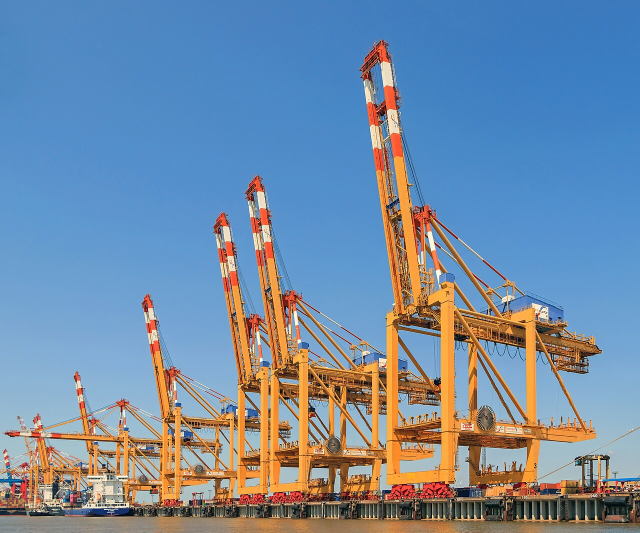
#> input picture assets/hero.jpg, 1280 x 1065 px (shown at 1/2 size); its folder holds 4 pictures in this run
$ python build_frontpage.py
#> lines starting #> are read from the running program, lines starting #| are printed output that depends on the picture
#!/usr/bin/env python3
"""Build the 26 November 2026 news front page (1024x1024) for the
make.fun news-image-20261126 bounty. Photos are local files in assets/;
the script writes entry.png next to itself. No network is used here."""
import io
import os
from PIL import Image, ImageDraw, ImageFont

HERE = os.path.dirname(os.path.abspath(__file__))
ASSETS = os.path.join(HERE, "assets")

W, H = 1024, 1024
PAPER = (248, 244, 233)
INK = (17, 17, 17)
RED = (163, 22, 33)
GREY = (90, 86, 76)

SERIF_B = "/usr/share/fonts/truetype/dejavu/DejaVuSerif-Bold.ttf"
SERIF = "/usr/share/fonts/truetype/dejavu/DejaVuSerif.ttf"
SANS_B = "/usr/share/fonts/truetype/dejavu/DejaVuSans-Bold.ttf"
SANS = "/usr/share/fonts/truetype/dejavu/DejaVuSans.ttf"


def font(path, size):
    return ImageFont.truetype(path, size)


def wrap(draw, text, fnt, max_w):
    words, lines, cur = text.split(), [], ""
    for word in words:
        trial = f"{cur} {word}".strip()
        if draw.textlength(trial, font=fnt) <= max_w:
            cur = trial
        else:
            if cur:
                lines.append(cur)
            cur = word
    if cur:
        lines.append(cur)
    return lines


def paste_cover(page, name, box):
    img = Image.open(os.path.join(ASSETS, name)).convert("RGB")
    x0, y0, x1, y1 = box
    tw, th = x1 - x0, y1 - y0
    scale = max(tw / img.width, th / img.height)
    img = img.resize((round(img.width * scale), round(img.height * scale)), Image.LANCZOS)
    left = (img.width - tw) // 2
    top = (img.height - th) // 2
    page.paste(img.crop((left, top, left + tw, top + th)), (x0, y0))
    d = ImageDraw.Draw(page)
    d.rectangle(box, outline=(40, 40, 40), width=2)


def main():
    page = Image.new("RGB", (W, H), PAPER)
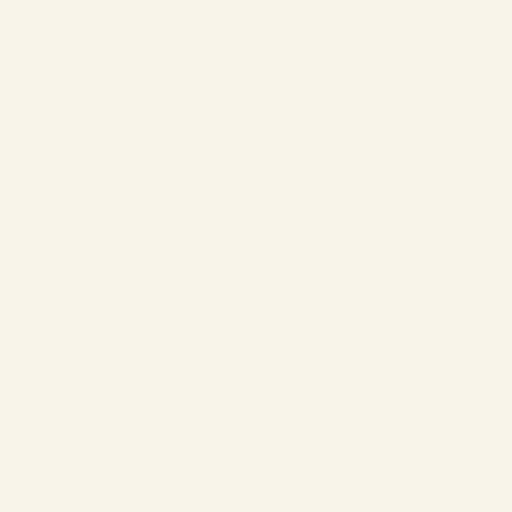
#> page: PIL image 1024x1024 RGB (shown at 1/2 size); mean R, G, B 248, 244, 233
    d = ImageDraw.Draw(page)

    # --- masthead ------------------------------------------------------
    mast = font(SERIF_B, 60)
    d.text((W // 2, 30), "THE WORLD IN ONE DAY", font=mast, fill=INK, anchor="ma")
    date_f = font(SANS_B, 21)
    d.text((W // 2, 100), "THURSDAY, 26 NOVEMBER 2026", font=date_f, fill=RED, anchor="ma")
    d.line([(28, 132), (996, 132)], fill=INK, width=3)
    d.line([(28, 138), (996, 138)], fill=INK, width=1)

    # --- hero: US tariffs ----------------------------------------------
    paste_cover(page, "hero.jpg", (28, 156, 628, 576))
#> in paste_cover, img is the input picture: PIL image 1280x1065 RGB; mean R, G, B 116.2, 139.8, 164.6
#> in paste_cover, `img = img.resize((round(img.width * scale), round(img.height * scale))..`:
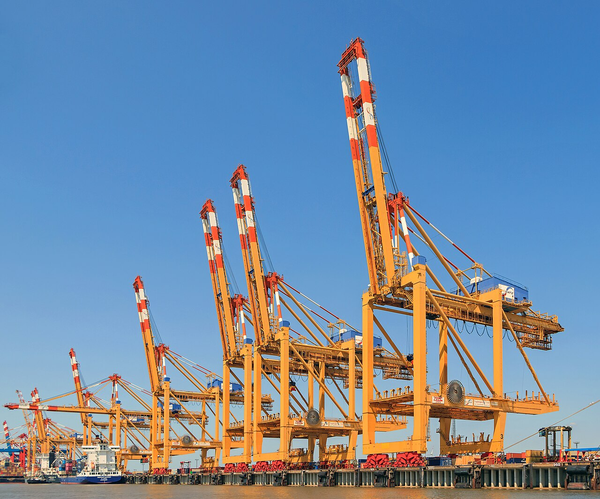
#> img: PIL image 600x499 RGB; mean R, G, B 116.2, 139.8, 164.6
#> in paste_cover, `page.paste(img.crop((left, top, left + tw, top + th)), (x0, y0))`:
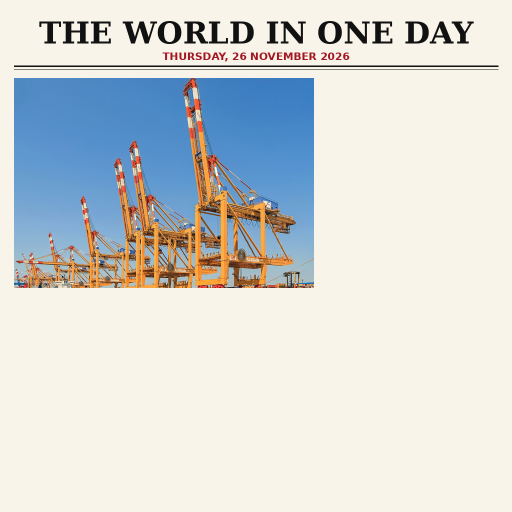
#> page: PIL image 1024x1024 RGB (shown at 1/2 size); mean R, G, B 212.7, 215.4, 213.4
    d.text((28, 582), "Containers wait at a port: the new duties target subsidised factory goods.",
           font=font(SANS, 14), fill=GREY)
    x = 652
    d.text((x, 156), "TRADE", font=font(SANS_B, 20), fill=RED)
    head = font(SERIF_B, 40)
    lines = wrap(d, "US hits China, EU and Brazil with new tariffs", head, 996 - x)
#> lines = ['US hits China,', 'EU and Brazil', 'with new', 'tariffs']
    y = 188
    for line in lines:
        d.text((x, y), line, font=head, fill=INK)
        y += 48
#> this loop made 4 passes
#> (line, y) on passes 1 to 4: ('US hits China,', 236), ('EU and Brazil', 284), ('with new', 332), ('tariffs', 380)
#> after the loop, y = 380
    body = font(SANS, 19)
    stand = ("Trump proposes 20% on Chinese goods and levies on "
             "14 trading partners. Brazil is singled out for extra "
             "duties on sugar and aircraft. A hearing is set for "
             "January; the tariffs would bite from February.")
    y += 8
#> y = 388
    for line in wrap(d, stand, body, 996 - x):
        d.text((x, y), line, font=body, fill=INK)
        y += 26
#> this loop made 6 passes
#> (line, y) on passes 1 to 6: ('Trump proposes 20% on Chinese', 414), ('goods and levies on 14 trading', 440), ('partners. Brazil is singled out for', 466), ('extra duties on sugar and aircraft.', 492), ('A hearing is set for January; the', 518), ('tariffs would bite from February.', 544)
#> after the loop, y = 544

    # --- divider ---------------------------------------------------------
    d.line([(28, 622), (996, 622)], fill=INK, width=2)

    # --- five smaller stories -------------------------------------------
    stories = [
        ("fire.jpg", "EGYPT", "Tanker fire kills 31 on Cairo ring road",
         "Fuel truck overturns and explodes; 27 vehicles charred, 21 people hurt."),
        ("court.jpg", "ISRAEL", "Judges urge dropping Netanyahu bribery case",
         "Court says a conviction in Case 4000 is unlikely; a second case to be reconsidered."),
        ("jets.jpg", "UKRAINE", "Ukraine hits five Russian jets at airfield",
         "Three MiG-31s and two Su-34s damaged at Savasleyka, 300 km east of Moscow."),
        ("warship.jpg", "LIBYA", "Two Libyan officers die after drone strike",
         "Wounded in Ukraine's attack on a Russian warship at Benghazi; the Libyan army vows retaliation."),
        ("space.jpg", "SPACE", "Pakistan's first astronaut reaches Tiangong",
         "Shenzhou-24 docks; Zeeshan Ali is the first foreign visitor to China's station."),
    ]
    col_w, gap, x0, thumb_h = 184, 12, 28, 122
    for i, (img, kicker, headline, summary) in enumerate(stories):
        cx = x0 + i * (col_w + gap)
        paste_cover(page, img, (cx, 644, cx + col_w, 644 + thumb_h))
#> call 2 of paste_cover, with name = 'fire.jpg', box = (28, 644, 212, 766)
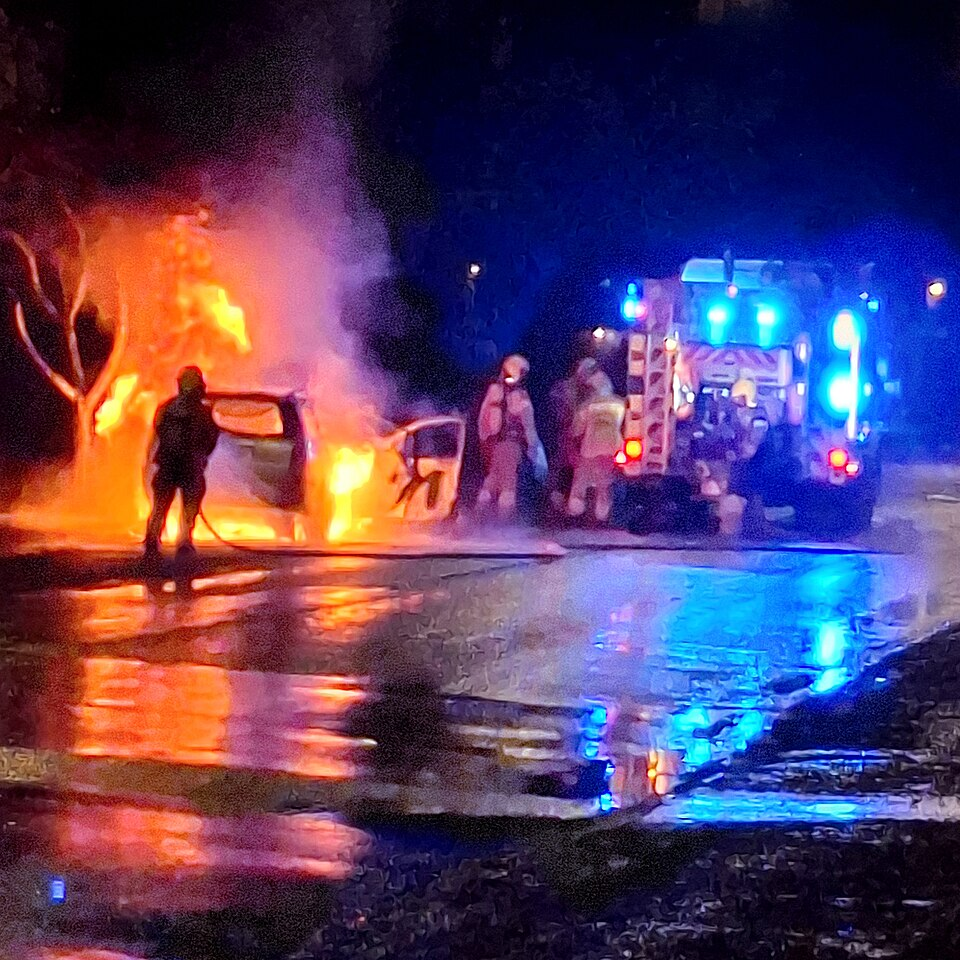
#> input picture assets/fire.jpg, 960 x 960 px
#> in paste_cover, img is the input picture: PIL image 960x960 RGB; mean R, G, B 85.5, 60.2, 95.2
#> in paste_cover (call 2), `img = img.resize((round(img.width * scale), round(img.height * scale))..`:
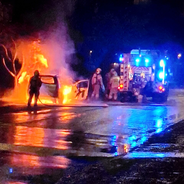
#> img: PIL image 184x184 RGB; mean R, G, B 85.4, 60.2, 95.2
#> in paste_cover (call 2), `page.paste(img.crop((left, top, left + tw, top + th)), (x0, y0))`:
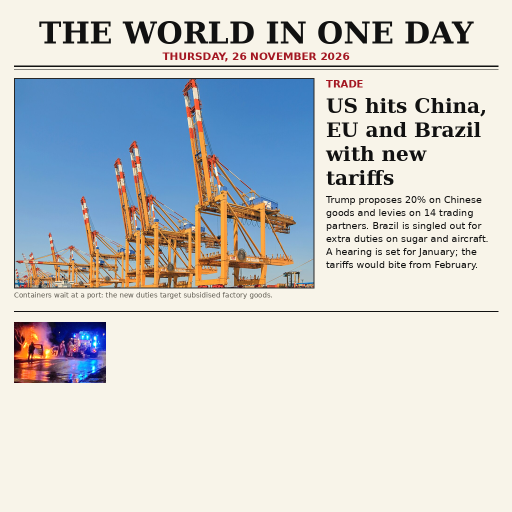
#> page: PIL image 1024x1024 RGB (shown at 1/2 size); mean R, G, B 204.8, 206.8, 206
        y = 644 + thumb_h + 10
        d.text((cx, y), kicker, font=font(SANS_B, 14), fill=RED)
        y += 22
        hf = font(SERIF_B, 19)
        for line in wrap(d, headline, hf, col_w):
            d.text((cx, y), line, font=hf, fill=INK)
            y += 24
#> this loop made 3 passes
#> (line, y) on passes 1 to 3: ('Tanker fire kills', 822), ('31 on Cairo ring', 846), ('road', 870)
#> after the loop, y = 870
        y += 4
#> y = 874
        sf = font(SANS, 14)
        for line in wrap(d, summary, sf, col_w):
            d.text((cx, y), line, font=sf, fill=(40, 40, 40))
            y += 19
#> this loop made 3 passes
#> (line, y) on passes 1 to 3: ('Fuel truck overturns and', 893), ('explodes; 27 vehicles', 912), ('charred, 21 people hurt.', 931)
#> after the loop, y = 931
#> pass 2 of the loop in main, `for i, (img, kicker, headline, summary) in enumerate(stories):`:
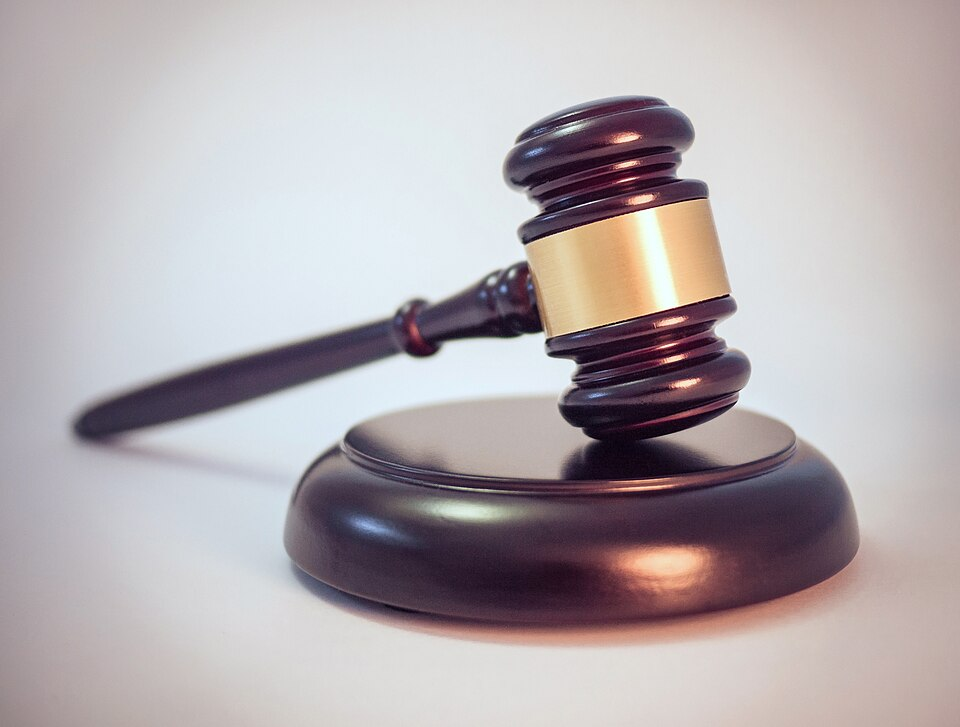
#> input picture assets/court.jpg, 960 x 727 px
#> in paste_cover, img is the input picture: PIL image 960x727 RGB; mean R, G, B 180.2, 172.4, 175.4
#> in paste_cover (call 3), `img = img.resize((round(img.width * scale), round(img.height * scale))..`:
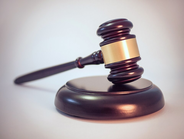
#> img: PIL image 184x139 RGB; mean R, G, B 180.2, 172.4, 175.4
#> in paste_cover (call 3), `page.paste(img.crop((left, top, left + tw, top + th)), (x0, y0))`:
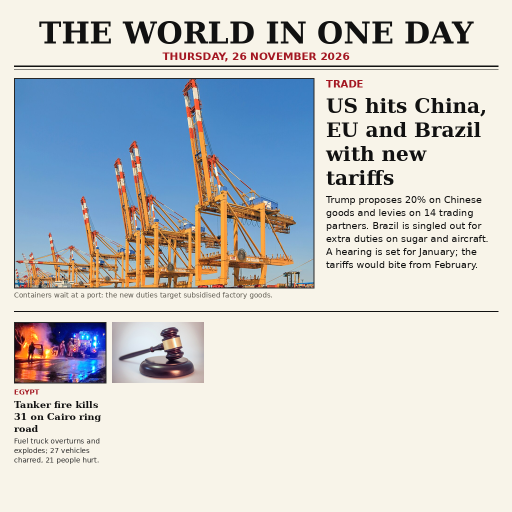
#> page: PIL image 1024x1024 RGB (shown at 1/2 size); mean R, G, B 202.5, 204.4, 203.9
#> the loop in main, `for line in wrap(d, headline, hf, col_w):` made 4 passes
#> (line, y) on passes 1 to 4: ('Judges urge', 822), ('dropping', 846), ('Netanyahu', 870), ('bribery case', 894)
#> after the loop in main, `for line in wrap(d, headline, hf, col_w):`: y = 894
#> in main, `y += 4`: y = 898
#> the loop in main, `for line in wrap(d, summary, sf, col_w):` made 4 passes
#> (line, y) on passes 1 to 4: ('Court says a conviction in', 917), ('Case 4000 is unlikely; a', 936), ('second case to be', 955), ('reconsidered.', 974)
#> after the loop in main, `for line in wrap(d, summary, sf, col_w):`: y = 974
#> pass 3 of the loop in main, `for i, (img, kicker, headline, summary) in enumerate(stories):`:
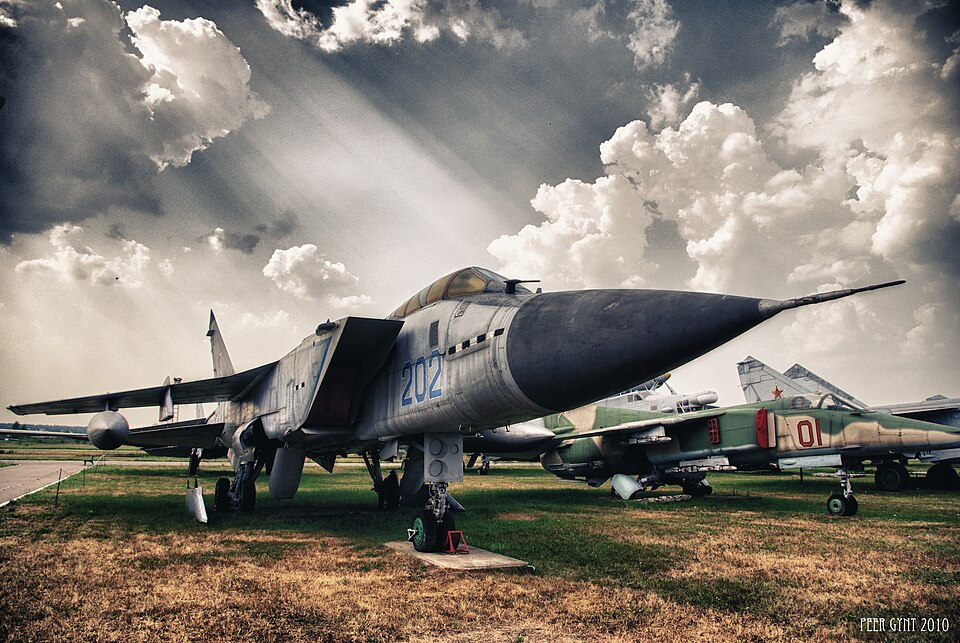
#> input picture assets/jets.jpg, 960 x 643 px
#> in paste_cover, img is the input picture: PIL image 960x643 RGB; mean R, G, B 132.9, 125.9, 117
#> in paste_cover (call 4), `img = img.resize((round(img.width * scale), round(img.height * scale))..`:
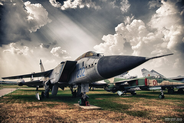
#> img: PIL image 184x123 RGB; mean R, G, B 132.9, 125.9, 117
#> in paste_cover (call 4), `page.paste(img.crop((left, top, left + tw, top + th)), (x0, y0))`:
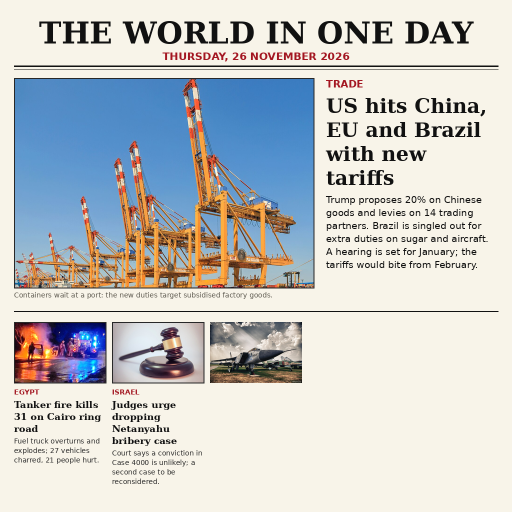
#> page: PIL image 1024x1024 RGB (shown at 1/2 size); mean R, G, B 199, 200.9, 200.5
#> the loop in main, `for line in wrap(d, headline, hf, col_w):` made 3 passes
#> after the loop in main, `for line in wrap(d, headline, hf, col_w):`: y = 870
#> in main, `y += 4`: y = 874
#> the loop in main, `for line in wrap(d, summary, sf, col_w):` made 4 passes
#> (line, y) on passes 1 to 4: ('Three MiG-31s and two', 893), ('Su-34s damaged at', 912), ('Savasleyka, 300 km east', 931), ('of Moscow.', 950)
#> after the loop in main, `for line in wrap(d, summary, sf, col_w):`: y = 950
#> the loop made 4 passes; the first 3 are shown

    d.text((W // 2, 994), "Photos: Wikimedia Commons (illustrative)",
           font=font(SANS, 12), fill=GREY, anchor="ma")

    out = os.path.join(HERE, "entry.png")
    buf = io.BytesIO()
    page.save(buf, format="PNG", optimize=True)
    data = buf.getvalue()
    fmt = "PNG"
    if len(data) > 1048576:
        buf = io.BytesIO()
        page.save(buf, format="JPEG", quality=88, optimize=True)
        data = buf.getvalue()
        fmt = "JPEG"
    with open(out, "wb") as f:
        f.write(data)
    print(f"wrote {out} ({len(data)} bytes, {fmt})")


if __name__ == "__main__":
#> (the run stopped early here; a loop or call above may not have finished)
